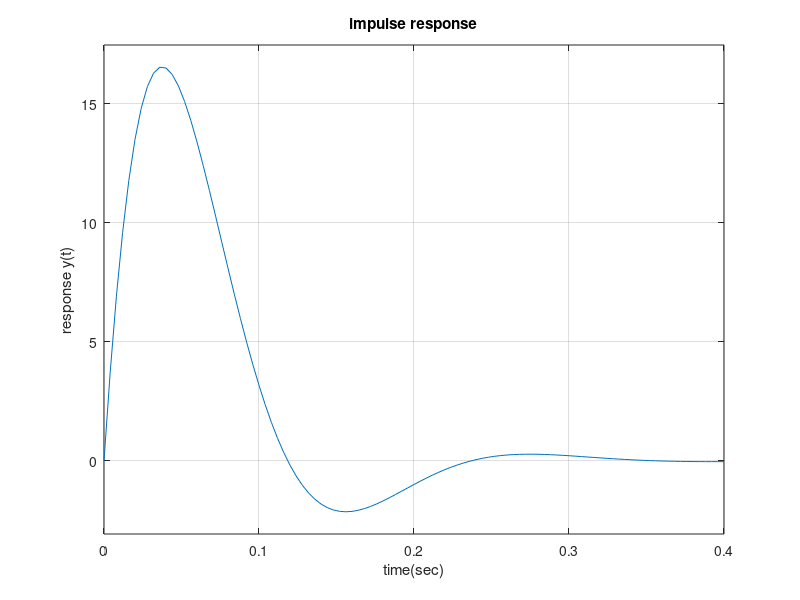

Write MATLAB code to recreate this figure.
clc; clear; close all;

%% 2nd order prototype system에서 impulse response plotting

num = [1000];
den = [1 34.5 1000];

G = tf(num, den);

impulse(G);

title('impulse response');
xlabel('time(sec)');
ylabel('response y(t)');
